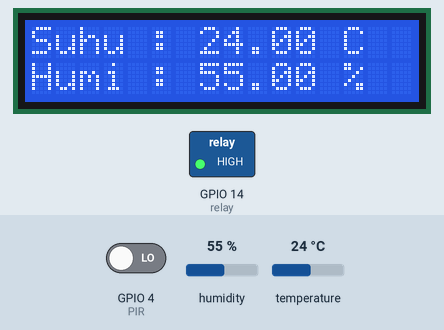
A sketch run on a simulated ESP8266 (NodeMCU). On the bench: 16×2 character LCD, switched loads named in the sketch (green lamp = pin HIGH). The inputs (shaded band) are chosen by the test bench; at power-on: temperature 24 °C, humidity 55 %, GPIO 4 (PIR) LOW. WiFi joins after 1.5 s; servers stay silent unless stated; what the sketch prints to the serial monitor is not drawn.

Above: at 3.6 s.
3.7 s: temperature set to 39.3 °C
At 5.1 s:
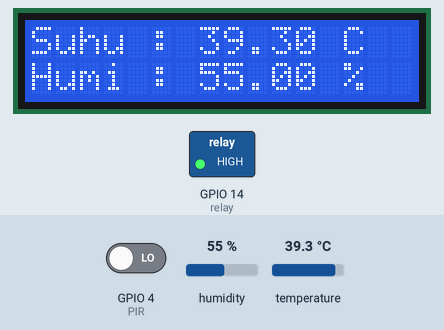
5.9 s: temperature set to 40.5 °C
At 7.7 s:
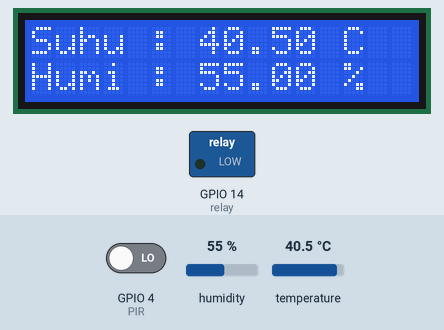
8.0 s: humidity set to 22 %
At 9.1 s:
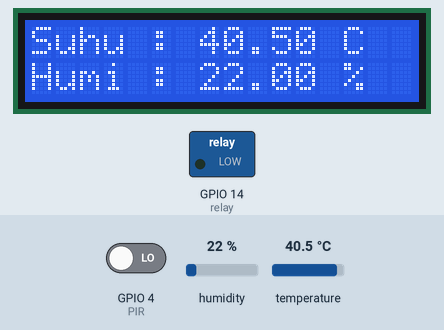
13.1 s: humidity set to 40 %
At 15.6 s:
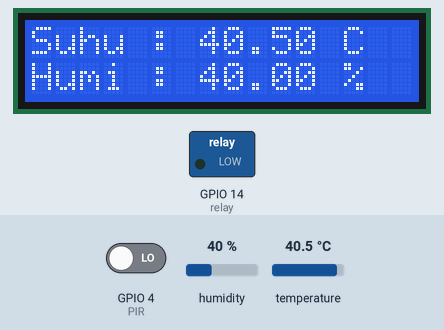
Timing chart, 0 to 17.1 s (numbered marks = the images above; inputs shaded):
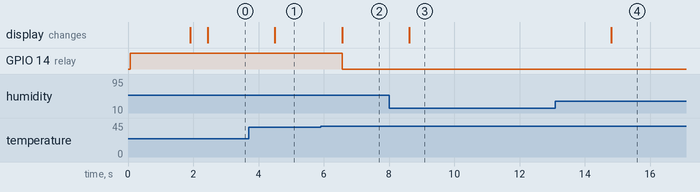

The sketch:

Monitoring_Suhu_dan_PIR_2.ino
```cpp
#define BLYNK_TEMPLATE_ID "TMPL6G7MSrpE1"
#define BLYNK_TEMPLATE_NAME "Suhu dan PIR"
#define BLYNK_AUTH_TOKEN "hFJc3DV1OuFkTxldC-MmzcJICOVhv21K"
#define BLYNK_PRINT Serial

#include <ESP8266WiFi.h>
#include <BlynkSimpleEsp8266.h>
#include <LiquidCrystal_I2C.h>
#include <Wire.h>
#include <DHT.h>

LiquidCrystal_I2C lcd(0x27, 16, 2);

char ssid[] = "TECNO";
char pass[] = "0987654321";
char auth[] = BLYNK_AUTH_TOKEN;

int relay = 14;
int PIR = 4;
int statusPin = 0;

#define DHTPIN 5 //pin DATA konek ke pin 5 Arduino
#define DHTTYPE DHT22 //tipe sensor DHT11
DHT dht(DHTPIN, DHTTYPE);

WidgetLED kipas(V3);
WidgetLED obyek(V2);

float humi, temp;//deklarasi variabel

void setup()
{
  Serial.begin(9600); //baud 9600
  dht.begin();
  Wire.begin(0, 2);
  lcd.begin();
  lcd.backlight();

  pinMode(relay, OUTPUT);
  pinMode(PIR, INPUT);
  digitalWrite(relay, HIGH);
  WiFi.begin(ssid, pass);
  Blynk.begin(auth, ssid, pass);
  while (WiFi.status() != WL_CONNECTED)
  {
    //progress sedang mencari WiFi
    Serial.print("."); lcd.setCursor(12, 3); lcd.print(".");
    delay(500);
  }
  Serial.println("Wifi Connected");
  lcd.setCursor(0, 0); lcd.print("WiFi Connected"); //lcd.setCursor(0,0);lcd.print("WiFi Connected");
  Serial.println("IP Address : "); lcd.setCursor(0, 1); lcd.print("IP : "); //lcd.setCursor(0,1);lcd.print("IP : ");
  Serial.println(WiFi.localIP()); lcd.setCursor(4, 1); lcd.print(WiFi.localIP()); //lcd.setCursor(5,1);lcd.print(WiFi.localIP());
  delay(500); lcd.clear();
}

void loop()
{

  Blynk.run();
  humi = dht.readHumidity();//baca kelembaban
  temp = dht.readTemperature();//baca suhu
  Blynk.virtualWrite(V0, temp);  // kirim data suhu ke blynk
  Blynk.virtualWrite(V1, humi);  // kirim data kelembapan ke blynk

  lcd.setCursor(0, 0); lcd.print("Suhu : "); lcd.print(temp); lcd.print(" C");
  lcd.setCursor(0, 1); lcd.print("Humi : "); lcd.print(humi); lcd.print(" %");

  statusPin = digitalRead(PIR);
  if (statusPin == HIGH)
  {
    Serial.print("Gerakan Terdeteksi"); obyek.on(); delay(1000);
    Blynk.logEvent("gerakan_hama",String("Ada hama pada gabah"));
  }
  else
  {
    Serial.print("Tidak ada Gerakan"); obyek.off();
  }


  if (isnan(humi) || isnan(temp)) { //jika tidak ada hasil
    Serial.println("DHT22 tidak terbaca... !");
    return;
  }
  else { //jika ada hasilnya
    Serial.print("Suhu=");  //kirim serial "Suhu"
    Serial.print(temp);     //kirim serial nilai suhu
    Serial.println("C");    //kirim serial "C" Celcius
    Serial.print("Humi=");  //kirim serial "Humi"
    Serial.print(humi);     //kirim serial nilai kelembaban
    Serial.println("%");  //kirim serial "%RH"

    if (temp > 40) {
      digitalWrite(relay, LOW);
      kipas.on();
    }
    if (temp < 40) {
      digitalWrite(relay, HIGH);
      kipas.off();
    }
  }
  delay(1000);            //tunda 1 detik untuk pembacaan berikutnya
}
```

Measured:
- the behaviour switches between 40 and 40.1 °C on temperature (found by bisection; images 1 and 2)
- after the input at 3.7 s, the display: changes after 0.80 s (image 1)
- after the input at 5.9 s, GPIO 14 (relay): HIGH → LOW after 0.66 s; the display: changes after 0.66 s (image 2)
- after the input at 8.0 s, the display: changes after 0.62 s (image 3)
- after the input at 13.1 s, the display: changes after 1.7 s (image 4)
